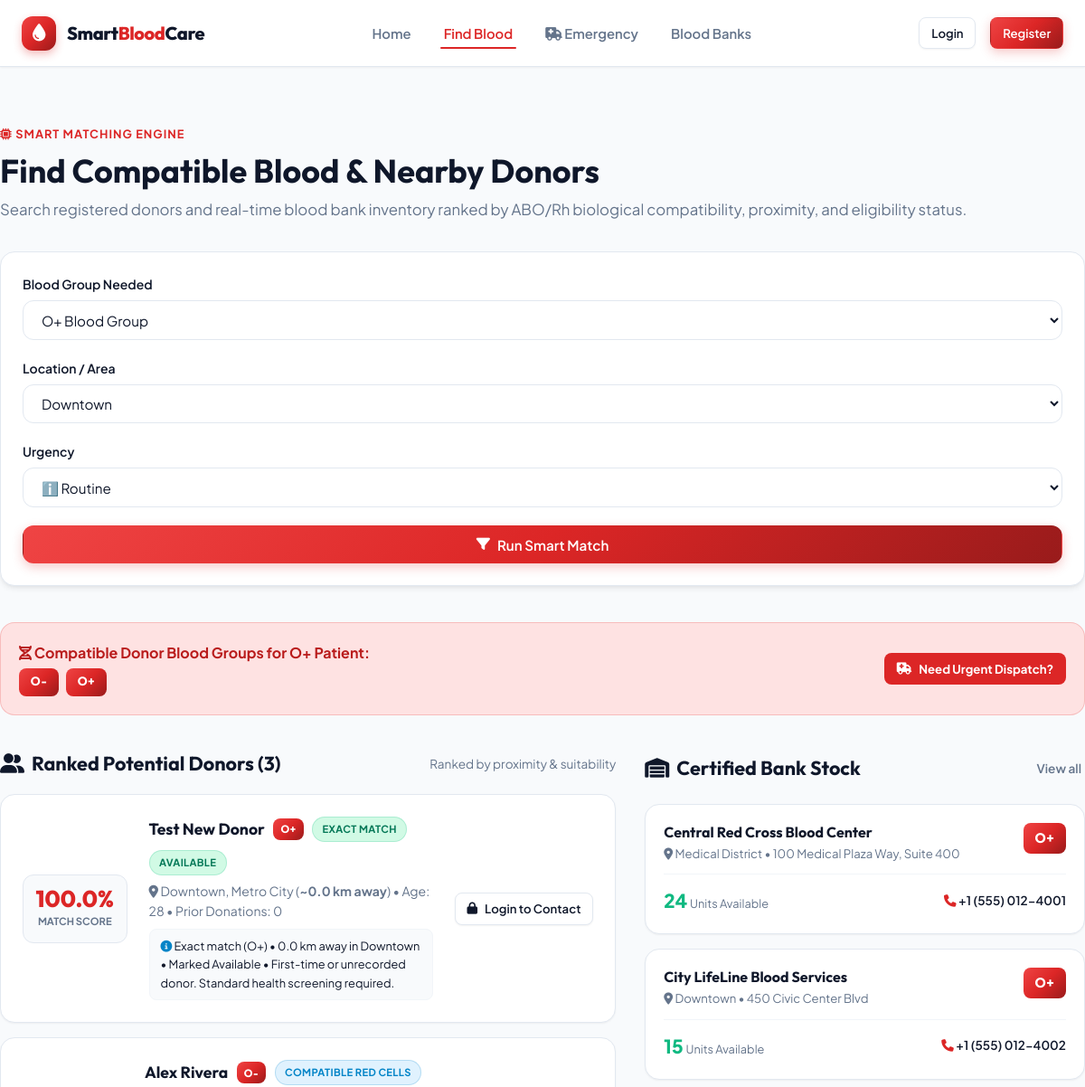
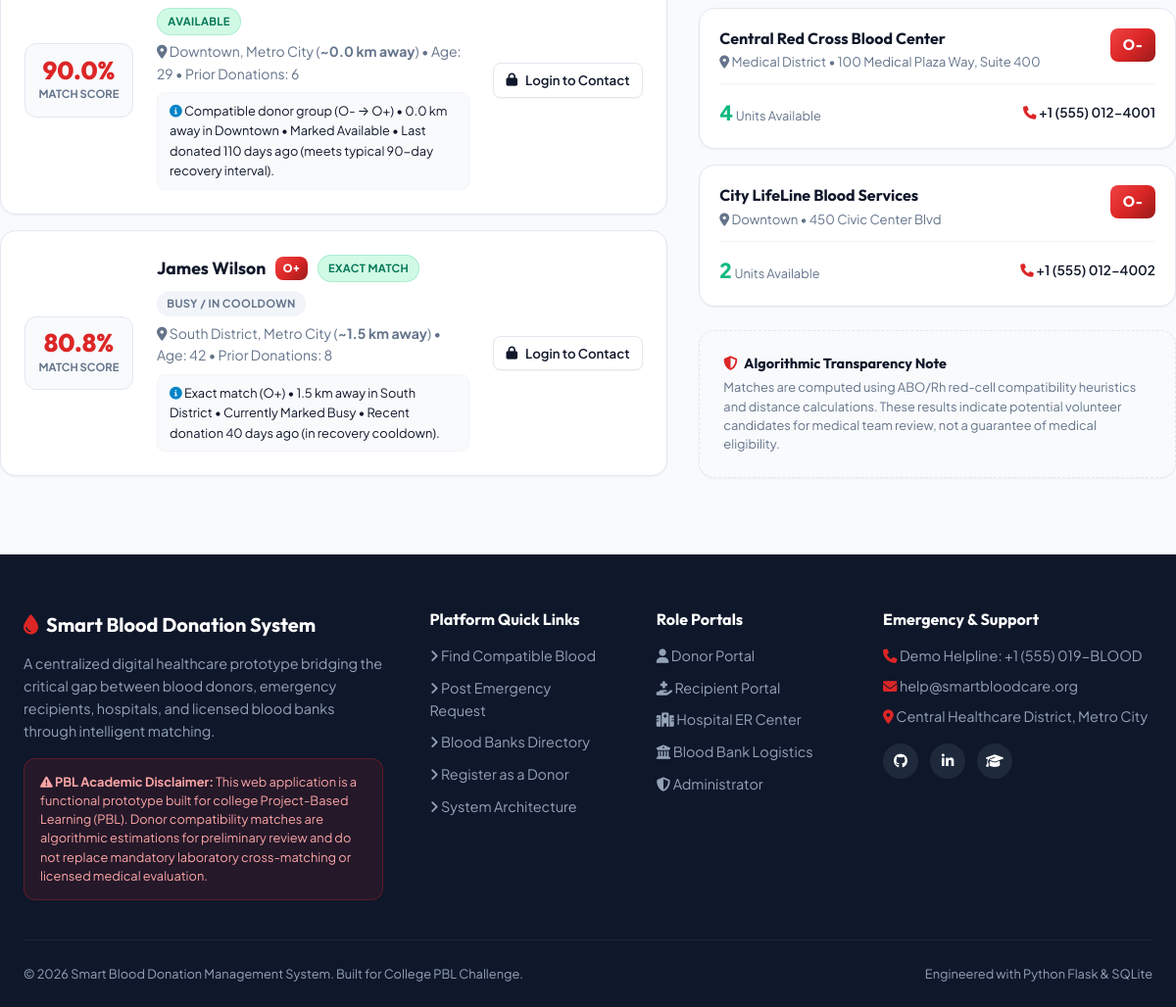
/find-blood, run on the app's committed database (2 pictures, top to bottom).
### tables this page shows
CREATE TABLE donor_profiles (
    user_id INTEGER PRIMARY KEY,
    blood_group VARCHAR(5) NOT NULL CHECK(blood_group IN ('A+', 'A-', 'B+', 'B-', 'AB+', 'AB-', 'O+', 'O-')),
    age INTEGER CHECK(age >= 18 AND age <= 65),
    gender VARCHAR(20),
    city VARCHAR(100) NOT NULL,
    area VARCHAR(100) NOT NULL,
    latitude REAL,
    longitude REAL,
    last_donation_date DATE,
    is_available INTEGER DEFAULT 1 CHECK(is_available IN (0, 1)),
    consent_contact INTEGER DEFAULT 1 CHECK(consent_contact IN (0, 1)),
    medical_notes TEXT,
    total_donations INTEGER DEFAULT 0,
    eligibility_notes TEXT,
    FOREIGN KEY (user_id) REFERENCES users(id) ON DELETE CASCADE
);

CREATE TABLE users (
    id INTEGER PRIMARY KEY AUTOINCREMENT,
    username VARCHAR(80) UNIQUE NOT NULL,
    email VARCHAR(120) UNIQUE NOT NULL,
    password_hash VARCHAR(255) NOT NULL,
    role VARCHAR(30) NOT NULL CHECK(role IN ('donor', 'recipient', 'hospital', 'ngo', 'blood_bank', 'admin')),
    full_name VARCHAR(150) NOT NULL,
    phone VARCHAR(30),
    avatar_url VARCHAR(255),
    status VARCHAR(20) DEFAULT 'active' CHECK(status IN ('active', 'suspended', 'pending')),
    created_at DATETIME DEFAULT CURRENT_TIMESTAMP
);

CREATE TABLE healthcare_organizations (
    user_id INTEGER PRIMARY KEY,
    org_name VARCHAR(200) NOT NULL,
    org_type VARCHAR(30) NOT NULL CHECK(org_type IN ('hospital', 'blood_bank', 'ngo')),
    license_number VARCHAR(100),
    contact_person VARCHAR(150),
    emergency_helpline VARCHAR(50),
    address TEXT NOT NULL,
    city VARCHAR(100) NOT NULL,
    area VARCHAR(100) NOT NULL,
    latitude REAL,
    longitude REAL,
    operating_hours VARCHAR(100) DEFAULT '24/7 Emergency Service',
    verified INTEGER DEFAULT 1 CHECK(verified IN (0, 1)),
    FOREIGN KEY (user_id) REFERENCES users(id) ON DELETE CASCADE
);

CREATE TABLE blood_inventory (
    id INTEGER PRIMARY KEY AUTOINCREMENT,
    blood_bank_user_id INTEGER NOT NULL,
    blood_group VARCHAR(5) NOT NULL CHECK(blood_group IN ('A+', 'A-', 'B+', 'B-', 'AB+', 'AB-', 'O+', 'O-')),
    units INTEGER NOT NULL CHECK(units >= 0),
    batch_number VARCHAR(50),
    collection_date DATE NOT NULL,
    expiry_date DATE NOT NULL,
    storage_location VARCHAR(100) DEFAULT 'Main Refrigerator Unit A',
    status VARCHAR(30) DEFAULT 'Available' CHECK(status IN ('Available', 'Low Stock', 'Expiring Soon', 'Expired', 'Reserved')),
    min_threshold INTEGER DEFAULT 5,
    updated_at DATETIME DEFAULT CURRENT_TIMESTAMP,
    FOREIGN KEY (blood_bank_user_id) REFERENCES users(id) ON DELETE CASCADE
);

### app.py (the view)
@app.route('/find-blood', methods=['GET', 'POST'])
def find_blood():
    selected_bg = request.args.get('blood_group') or request.form.get('blood_group') or 'O+'
    selected_area = request.args.get('area') or request.form.get('area') or 'Downtown'
    selected_urgency = request.args.get('urgency') or request.form.get('urgency') or 'Routine'
    conn = get_db()
    donors_raw = conn.execute(
        """SELECT u.id as user_id, u.full_name, u.email, u.phone,
                  dp.blood_group, dp.age, dp.gender, dp.city, dp.area,
                  dp.latitude, dp.longitude, dp.last_donation_date,
                  dp.is_available, dp.consent_contact, dp.total_donations
           FROM users u
           JOIN donor_profiles dp ON u.id = dp.user_id
           WHERE u.status = 'active'"""
    ).fetchall()
    donor_dicts = [dict(d) for d in donors_raw]
    req_payload = {
        'blood_group': selected_bg,
        'area': selected_area,
        'city': 'Metro City',
        'latitude': DEMO_AREA_COORDINATES.get(selected_area, (40.7128, -74.0060))[0],
        'longitude': DEMO_AREA_COORDINATES.get(selected_area, (40.7128, -74.0060))[1],
    }
    ranked_donors = rank_donors_for_request(req_payload, donor_dicts)
    compatible_groups = get_compatible_donor_groups(selected_bg)
    placeholders = ', '.join(['?'] * len(compatible_groups))
    bank_inventory = conn.execute(
        f"""SELECT bi.blood_group, bi.units, bi.status, ho.org_name, ho.area, ho.address, ho.operating_hours, u.phone
            FROM blood_inventory bi
            JOIN healthcare_organizations ho ON bi.blood_bank_user_id = ho.user_id
            JOIN users u ON ho.user_id = u.id
            WHERE bi.blood_group IN ({placeholders}) AND bi.status != 'Expired' AND bi.units > 0
            ORDER BY bi.units DESC""",
        compatible_groups
    ).fetchall()
    conn.close()
    return render_template(
        'find_blood.html',
        selected_bg=selected_bg,
        selected_area=selected_area,
        selected_urgency=selected_urgency,
        compatible_groups=compatible_groups,
        ranked_donors=ranked_donors,
        bank_inventory=bank_inventory
    )

### app.py (called while the page is built, shortened)
def get_current_user():
    if 'user_id' not in session:
        return None, 0

@app.context_processor
def inject_global_vars():
    user, unread_count = get_current_user()
    return {
        'current_user': user,
        'unread_notifications_count': unread_count,
        'current_year': datetime.now().year,
        'blood_groups': ['A+', 'A-', 'B+', 'B-', 'AB+', 'AB-', 'O+', 'O-'],
        'demo_areas': list(DEMO_AREA_COORDINATES.keys())
    }

### database.py (called while the page is built)
def get_db():
    conn = sqlite3.connect(DB_PATH)
    conn.row_factory = sqlite3.Row
    conn.execute("PRAGMA foreign_keys = ON;")
    return conn

### matching.py (called while the page is built)
def get_compatible_donor_groups(recipient_group: str) -> list:
    return COMPATIBILITY_RECIPIENT_MAP.get(recipient_group.strip().upper(), [])

def calculate_haversine_distance(lat1: float, lon1: float, lat2: float, lon2: float) -> float:
    if lat1 is None or lon1 is None or lat2 is None or lon2 is None:
        return 5.0  # default reasonable distance if coordinates unavailable
    R = 6371.0  # Earth's radius in km
    phi1 = math.radians(lat1)
    phi2 = math.radians(lat2)
    delta_phi = math.radians(lat2 - lat1)
    delta_lambda = math.radians(lon2 - lon1)
    a = math.sin(delta_phi / 2.0) ** 2 + \
        math.cos(phi1) * math.cos(phi2) * math.sin(delta_lambda / 2.0) ** 2
    c = 2 * math.atan2(math.sqrt(a), math.sqrt(1 - a))
    distance = R * c
    return round(distance, 1)

def estimate_area_distance(area1: str, area2: str, lat1=None, lon1=None, lat2=None, lon2=None) -> float:
    if lat1 is not None and lon1 is not None and lat2 is not None and lon2 is not None:
        return calculate_haversine_distance(lat1, lon1, lat2, lon2)
    coord1 = DEMO_AREA_COORDINATES.get(area1, (40.7128, -74.0060))
    coord2 = DEMO_AREA_COORDINATES.get(area2, (40.7200, -74.0000))
    return calculate_haversine_distance(coord1[0], coord1[1], coord2[0], coord2[1])

### templates/find_blood.html (shortened to what this page needs)
{% extends 'base.html' %}
{% block content %}
<div class="container" style="padding: 2.5rem 0 4rem;">
  <div style="margin-bottom: 2rem;">
    <span class="section-tag"><i class="fa-solid fa-microchip"></i> Smart Matching Engine</span>
    <h1 style="font-size: 2.25rem; margin-bottom: 0.5rem;">Find Compatible Blood & Nearby Donors</h1>
    <p style="color: var(--text-muted); font-size: 1.05rem;">
      Search registered donors and real-time blood bank inventory ranked by ABO/Rh biological compatibility, proximity, and eligibility status.
    </p>
  </div>
  <div class="card" style="margin-bottom: 2.5rem; background: #fff; box-shadow: var(--shadow-md);">
    <form action="{{ url_for('find_blood') }}" method="GET" style="display: grid; grid-template-columns: repeat(auto-fit, minmax(200px, 1fr)) auto; gap: 1.25rem; align-items: flex-end;">
      <div class="form-group" style="margin-bottom: 0;">
        <label class="form-label" for="searchBg">Blood Group Needed</label>
        <select name="blood_group" id="searchBg" class="form-select">
          {% for bg in blood_groups %}
            <option value="{{ bg }}" {% if bg == selected_bg %}selected{% endif %}>{{ bg }} Blood Group</option>
          {% endfor %}
        </select>
      </div>
      <div class="form-group" style="margin-bottom: 0;">
        <label class="form-label" for="searchArea">Location / Area</label>
        <select name="area" id="searchArea" class="form-select">
          {% for area in demo_areas %}
            <option value="{{ area }}" {% if area == selected_area %}selected{% endif %}>{{ area }}</option>
          {% endfor %}
        </select>
      </div>
      <div class="form-group" style="margin-bottom: 0;">
        <label class="form-label" for="searchUrgency">Urgency</label>
        <select name="urgency" id="searchUrgency" class="form-select">
          <option value="Routine" {% if selected_urgency == 'Routine' %}selected{% endif %}>ℹ️ Routine</option>
        </select>
      </div>
      <div>
        <button type="submit" class="btn btn-primary" style="height: 42px; width: 100%;" id="applySearchBtn">
          <i class="fa-solid fa-filter"></i> Run Smart Match
        </button>
      </div>
    </form>
  </div>
  <div style="background: var(--primary-light); border: 1px solid rgba(220, 38, 38, 0.2); border-radius: var(--radius-lg); padding: 1.25rem; margin-bottom: 2.5rem; display: flex; align-items: center; justify-content: space-between; flex-wrap: wrap; gap: 1rem;">
    <div>
      <div style="font-weight: 700; color: var(--primary-hover); font-size: 1rem; margin-bottom: 0.25rem;">
        <i class="fa-solid fa-dna"></i> Compatible Donor Blood Groups for {{ selected_bg }} Patient:
      </div>
      <div style="display: flex; gap: 0.5rem; flex-wrap: wrap;">
        {% for cg in compatible_groups %}
          <span class="badge badge-blood" style="font-size: 0.85rem;">{{ cg }}</span>
        {% endfor %}
      </div>
    </div>
    <div>
      <a href="{{ url_for('emergency_request') }}?blood_group={{ selected_bg }}&area={{ selected_area }}" class="btn btn-emergency btn-sm">
        <i class="fa-solid fa-truck-medical"></i> Need Urgent Dispatch?
      </a>
    </div>
  </div>
  <div style="display: grid; grid-template-columns: 1.4fr 1fr; gap: 2rem;">
    <div>
      <div style="display: flex; justify-content: space-between; align-items: center; margin-bottom: 1.25rem;">
        <h2 style="font-size: 1.35rem; display: flex; align-items: center; gap: 0.5rem;">
          <i class="fa-solid fa-user-group text-primary"></i>
          Ranked Potential Donors ({{ ranked_donors|length }})
        </h2>
        <span style="font-size: 0.85rem; color: var(--text-muted);">Ranked by proximity & suitability</span>
      </div>
      {% if ranked_donors %}
        {% for donor in ranked_donors %}
        <div class="match-card">
          <div class="match-score-badge">
            <div class="match-score-num">{{ donor.compatibility_score }}%</div>
            <div class="match-score-label">Match Score</div>
          </div>
          <div>
            <div style="display: flex; align-items: center; gap: 0.6rem; margin-bottom: 0.35rem; flex-wrap: wrap;">
              <h3 style="font-size: 1.1rem; margin: 0;">{{ donor.full_name }}</h3>
              <span class="badge badge-blood" style="font-size: 0.75rem; padding: 0.15rem 0.5rem;">{{ donor.blood_group }}</span>
              {% if donor.is_exact_match %}
                <span class="badge badge-success" style="font-size: 0.7rem;">Exact Match</span>
              {% else %}
                <span class="badge badge-routine" style="font-size: 0.7rem;">Compatible Red Cells</span>
              {% endif %}
              {% if donor.is_available %}
                <span class="badge badge-success" style="font-size: 0.7rem;">Available</span>
              {% else %}
                <span class="badge badge-secondary" style="font-size: 0.7rem;">Busy / In Cooldown</span>
              {% endif %}
            </div>
            <p style="font-size: 0.875rem; color: var(--text-muted); margin-bottom: 0.5rem;">
              <i class="fa-solid fa-location-dot"></i> {{ donor.area }}, {{ donor.city }} (<strong>~{{ donor.distance_km }} km away</strong>) • Age: {{ donor.age or 'N/A' }} • Prior Donations: {{ donor.total_donations }}
            </p>
            <div style="background: var(--bg-main); padding: 0.5rem 0.75rem; border-radius: var(--radius-sm); font-size: 0.8rem; color: var(--text-main); border: 1px solid var(--border-light);">
              <i class="fa-solid fa-circle-info" style="color: var(--info);"></i> {{ donor.explanation }}
            </div>
          </div>
          <div style="text-align: right;">
            {% if current_user %}
              <a href="{{ url_for('emergency_request') }}?blood_group={{ donor.blood_group }}&area={{ donor.area }}" class="btn btn-outline-primary btn-sm" style="white-space: nowrap;">
                <i class="fa-solid fa-paper-plane"></i> Request Blood
              </a>
            {% else %}
              <a href="{{ url_for('login') }}" class="btn btn-secondary btn-sm" style="white-space: nowrap;">
                <i class="fa-solid fa-lock"></i> Login to Contact
              </a>
            {% endif %}
          </div>
        </div>
        {% endfor %}
      {% endif %}
    </div>
    <div>
      <div style="display: flex; justify-content: space-between; align-items: center; margin-bottom: 1.25rem;">
        <h2 style="font-size: 1.35rem; display: flex; align-items: center; gap: 0.5rem;">
          <i class="fa-solid fa-warehouse text-primary"></i>
          Certified Bank Stock
        </h2>
        <a href="{{ url_for('blood_banks_directory') }}" class="nav-link" style="font-size: 0.85rem;">View all</a>
      </div>
      {% if bank_inventory %}
        <div style="display: flex; flex-direction: column; gap: 1rem;">
          {% for item in bank_inventory %}
          <div class="card" style="padding: 1.25rem;">
            <div style="display: flex; justify-content: space-between; align-items: flex-start; margin-bottom: 0.5rem;">
              <div>
                <h4 style="font-size: 1rem; margin-bottom: 0.2rem;">{{ item.org_name }}</h4>
                <div style="font-size: 0.825rem; color: var(--text-muted);">
                  <i class="fa-solid fa-location-dot"></i> {{ item.area }} • {{ item.address }}
                </div>
              </div>
              <span class="badge badge-blood">{{ item.blood_group }}</span>
            </div>
            <div style="display: flex; justify-content: space-between; align-items: center; border-top: 1px solid var(--border-light); padding-top: 0.75rem; margin-top: 0.75rem;">
              <div>
                <span style="font-size: 1.3rem; font-weight: 800; color: var(--success);">{{ item.units }}</span>
                <span style="font-size: 0.8rem; color: var(--text-muted);">Units Available</span>
              </div>
              <div style="font-size: 0.85rem; font-weight: 600;">
                <i class="fa-solid fa-phone" style="color: var(--primary);"></i> {{ item.phone }}
              </div>
            </div>
          </div>
          {% endfor %}
        </div>
      {% else %}
        <div class="card" style="text-align: center; padding: 2rem;">
          <p style="color: var(--text-muted); font-size: 0.9rem;">No immediate stock recorded for compatible blood groups in participating centers.</p>
        </div>
      {% endif %}
      <div class="card" style="background: var(--bg-main); margin-top: 1.5rem; border: 1px dashed var(--border-color);">
        <h4 style="font-size: 0.9rem; margin-bottom: 0.4rem; display: flex; align-items: center; gap: 0.4rem;">
          <i class="fa-solid fa-shield-halved" style="color: var(--primary);"></i> Algorithmic Transparency Note
        </h4>
        <p style="font-size: 0.8rem; color: var(--text-muted); line-height: 1.5; margin: 0;">
          Matches are computed using ABO/Rh red-cell compatibility heuristics and distance calculations. These results indicate potential volunteer candidates for medical team review, not a guarantee of medical eligibility.
        </p>
      </div>
    </div>
  </div>
</div>
{% endblock %}

### data on the page
donor_profiles: compatibility_score "100.0", full_name "Test New Donor", blood_group "O+", shows "EXACT MATCH", is_available "AVAILABLE", area "Downtown", city "Metro City", distance_km "0.0", age "28", total_donations "0", explanation "Exact match (O+) • 0.0 km away in Downtown • Marked Available • First-time or unrecorded donor. Standard health screening required."
donor_profiles: compatibility_score "90.0", full_name "Alex Rivera", blood_group "O-", shows "COMPATIBLE RED CELLS", is_available "AVAILABLE", area "Downtown", city "Metro City", distance_km "0.0", age "29", total_donations "6", explanation "Compatible donor group (O- → O+) • 0.0 km away in Downtown • Marked Available • Last donated 110 days ago (meets typical 90-day recovery interval)."
donor_profiles: compatibility_score "80.8", full_name "James Wilson", blood_group "O+", shows "EXACT MATCH", is_available "BUSY / IN COOLDOWN", area "South District", city "Metro City", distance_km "1.5", age "42", total_donations "8", explanation "Exact match (O+) • 1.5 km away in South District • Currently Marked Busy • Recent donation 40 days ago (in recovery cooldown)."
healthcare_organizations: org_name "Central Red Cross Blood Center", area "Medical District", address "100 Medical Plaza Way, Suite 400", blood_group "O+", units "24", phone "+1 (555) 012-4001", blood_group "O-", units "4"
healthcare_organizations: org_name "City LifeLine Blood Services", area "Downtown", address "450 Civic Center Blvd", blood_group "O+", units "15", phone "+1 (555) 012-4002", blood_group "O-", units "2"

### other printed values
{{ selected_bg }} "O+"
{{ cg }} "O-" "O+"
{{ ranked_donors|length }} "3"
form field blood_group "O+ Blood Group"
form field area "Downtown"
